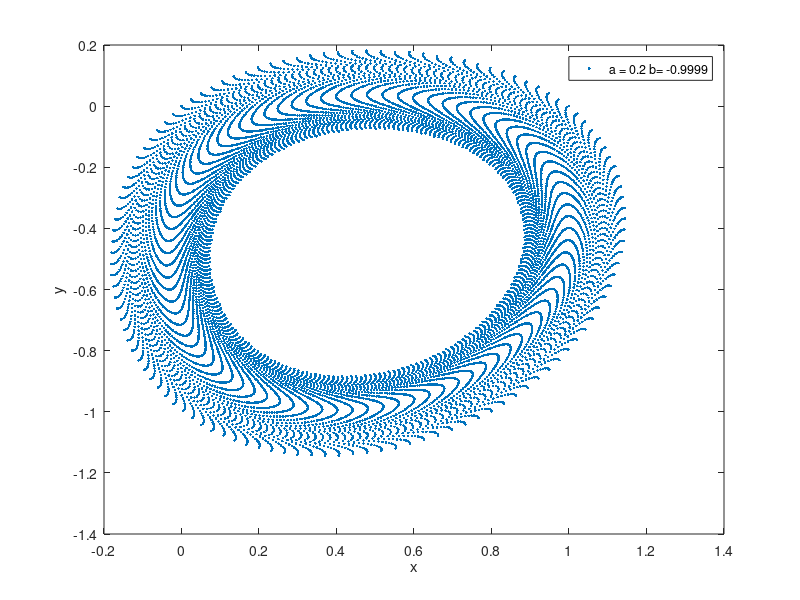

Reproduce this figure in MATLAB.
function henon_model
a =0.2;
b =-0.9999;
xn =0;
yn =0;
N =10000;
X = zeros(N, 1);
Y = zeros(N, 1);
for i=1:N
    X(i) = xn;
    Y(i) = yn;
    x  = yn + 1 - a*xn^2;
    y  = b * xn;
    xn = x;
    yn = y;
end
figure
plot(X, Y,'.')
xlabel('x')
ylabel('y')
legend('a = 0.2 b= -0.9999')
end
